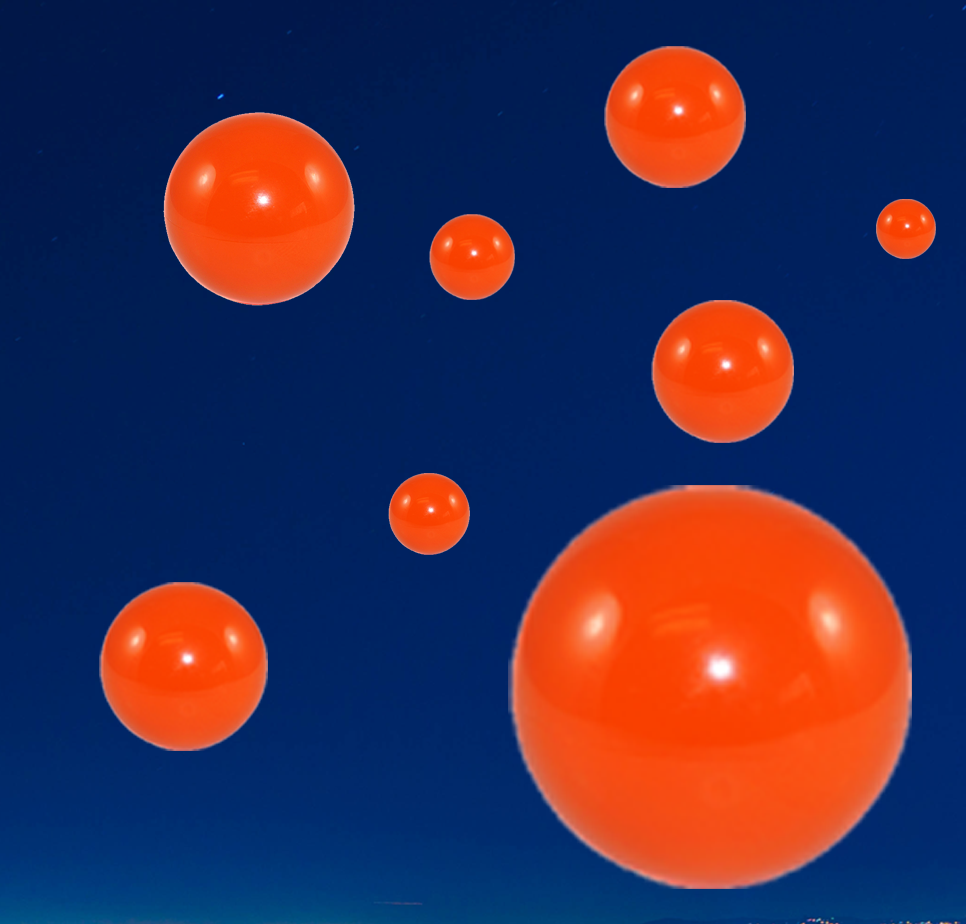
#> input picture orangeball/image_many.png, 966 x 924 px
$ python main.py
#> lines starting #> are read from the running program, lines starting #| are printed output that depends on the picture; after the words box and inside, x2 and y2 are one past the last pixel; in counts of white or black regions, pixels touching at a corner belong together
#!/usr/bin/env python3

import numpy as np
import cv2

image = cv2.imread('image_many.png')
#> image is the input picture: shape (924, 966, 3); mean B, G, R 77.6, 46.5, 61.2
original = image.copy()
image = cv2.cvtColor(image, cv2.COLOR_BGR2HSV)
#> image: shape (924, 966, 3); mean H, S, V 84.5, 246.1, 131.3
lower = np.array([5, 50, 50], dtype = "uint8")
upper = np.array([15, 255, 255], dtype = "uint8")
mask = cv2.inRange(image, lower, upper)
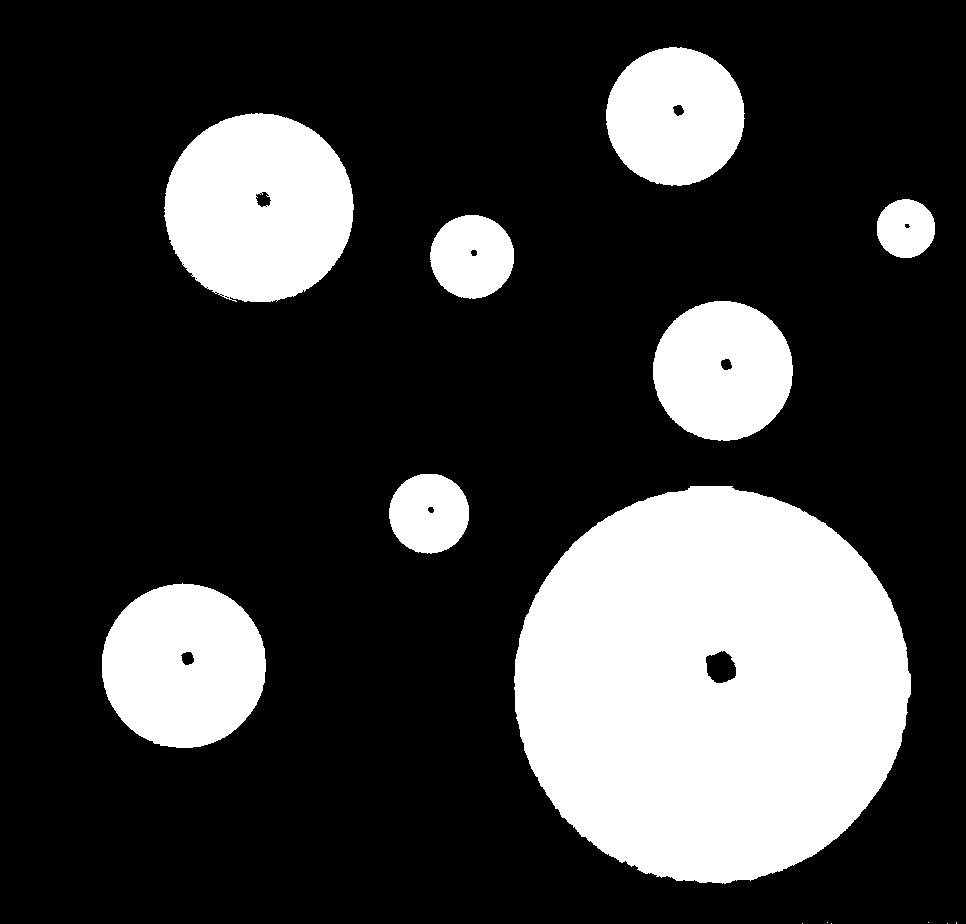
#> mask: shape (924, 966); 24% white; 14 white regions (6 under 20 px)

# Find contours
cnts = cv2.findContours(mask, cv2.RETR_EXTERNAL, cv2.CHAIN_APPROX_SIMPLE)
#> cnts = 14 contours, 6 with area under 20; largest, box (x1, y1, x2, y2) and area: (514, 486, 911, 884) 122202, (164, 113, 354, 302) 27820, (102, 583, 266, 748) 20984, (653, 301, 793, 441) 15159, (606, 47, 745, 186) 14824, (430, 215, 514, 299) 5404, (389, 474, 469, 554) 4919, (877, 199, 935, 258) 2622
# Extract contours depending on OpenCV version
cnts = cnts[0] if len(cnts) == 2 else cnts[1]

# Sort by Area
cntsSorted = sorted(cnts, key = lambda x: cv2.contourArea(x), reverse = True)
#> cntsSorted has the same summary as cnts

############# Edited

cv2.drawContours(original, [cntsSorted[0]], -1, (36, 255, 12), -1)
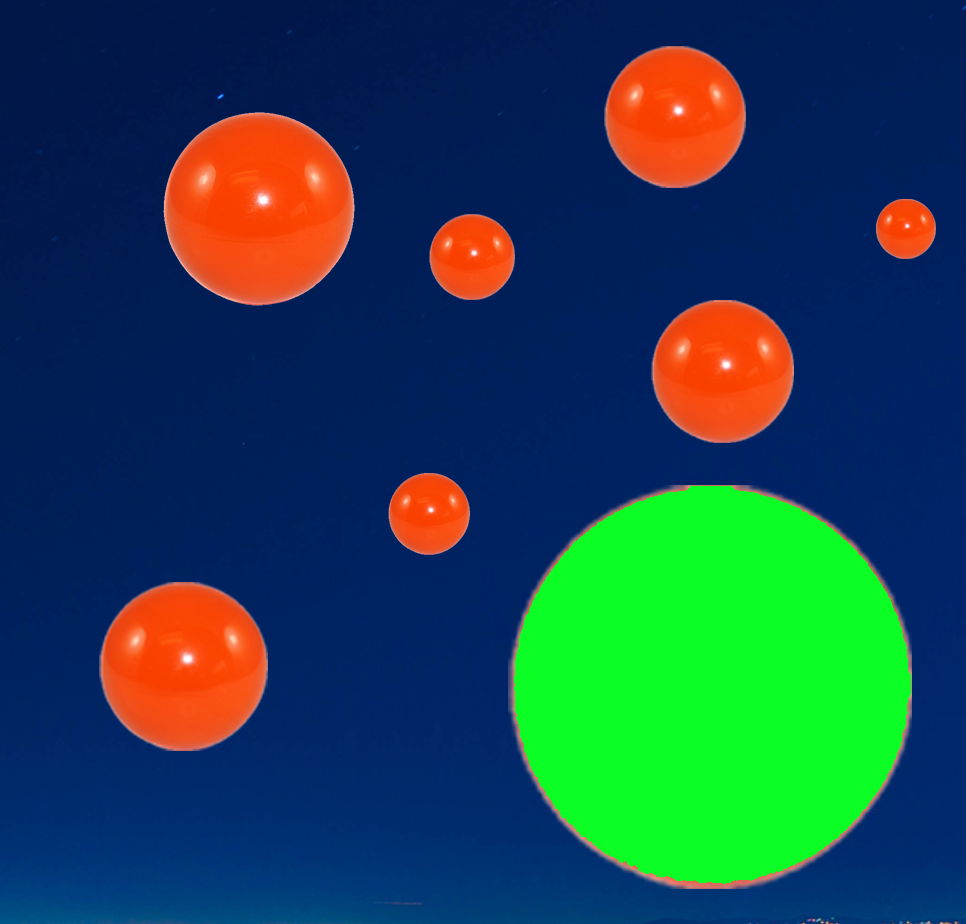
#> original: shape (924, 966, 3); 13.76% of pixels changed, all inside (x1, y1, x2, y2) = (514, 486, 911, 884)
# [21 lines of commented-out code are left out]

cv2.imwrite('mask.png', mask)
cv2.imwrite('original.png', original)
cv2.waitKey()

$ run again, with orangeball/image.png copied over orangeball/image_many.png
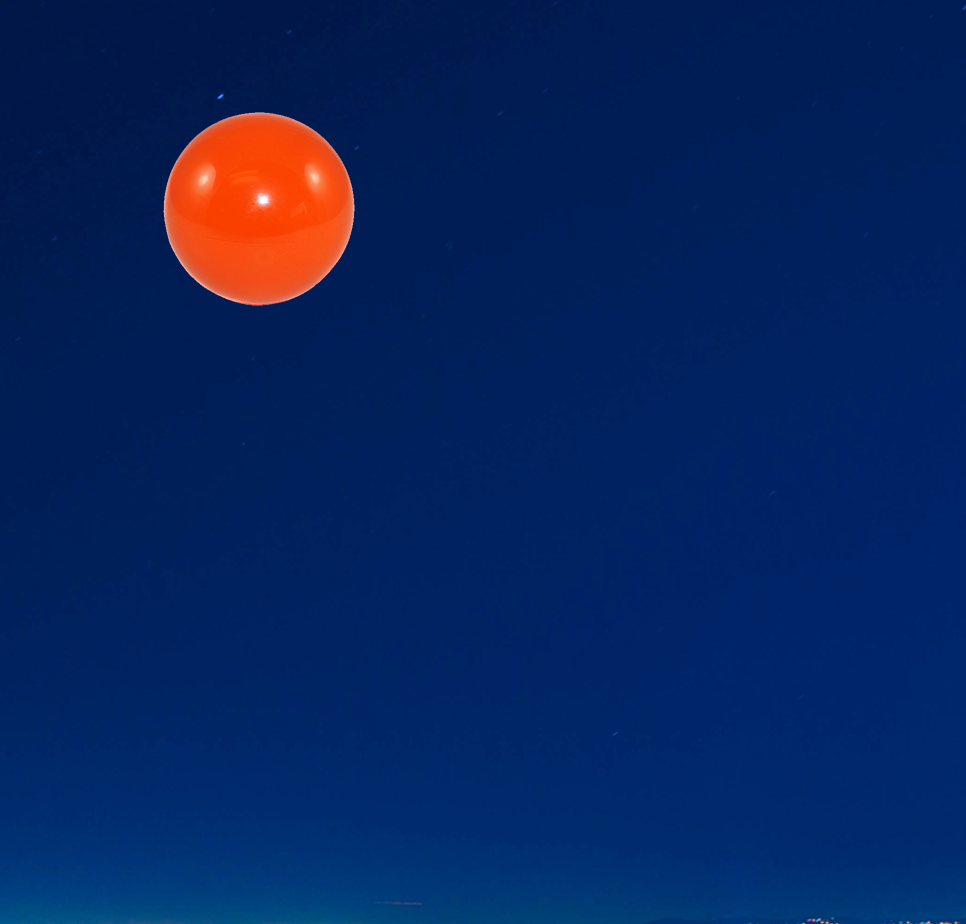
#> input picture orangeball/image.png, 966 x 924 px
#> image is the input picture: shape (924, 966, 3); mean B, G, R 93.5, 36.6, 8.1
#> image: shape (924, 966, 3); mean H, S, V 106, 253.4, 100.5
#> `mask = cv2.inRange(image, lower, upper)`:
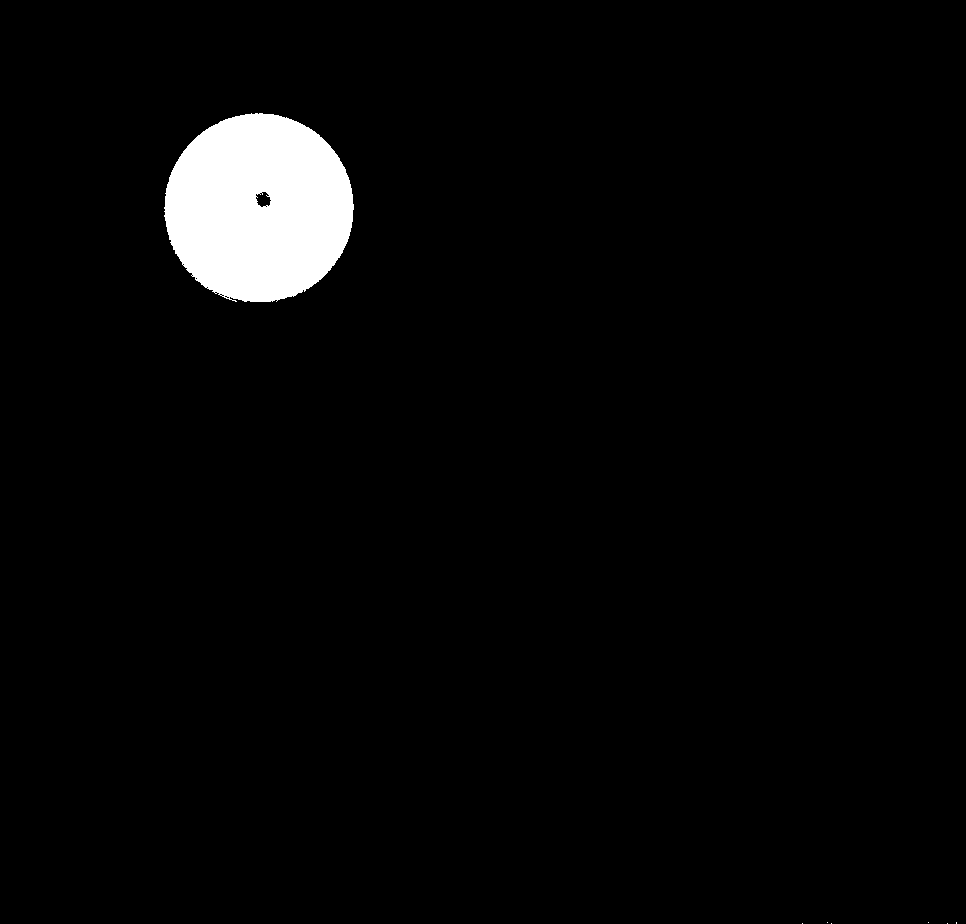
#> mask: shape (924, 966); 3.1% white; 7 white regions (6 under 20 px)
#> cnts = 7 contours, 6 with area under 20; largest, box (x1, y1, x2, y2) and area: (164, 113, 354, 302) 27820
#> cntsSorted has the same summary as cnts
#> `cv2.drawContours(original, [cntsSorted[0]], -1, (36, 255, 12), -1)`:
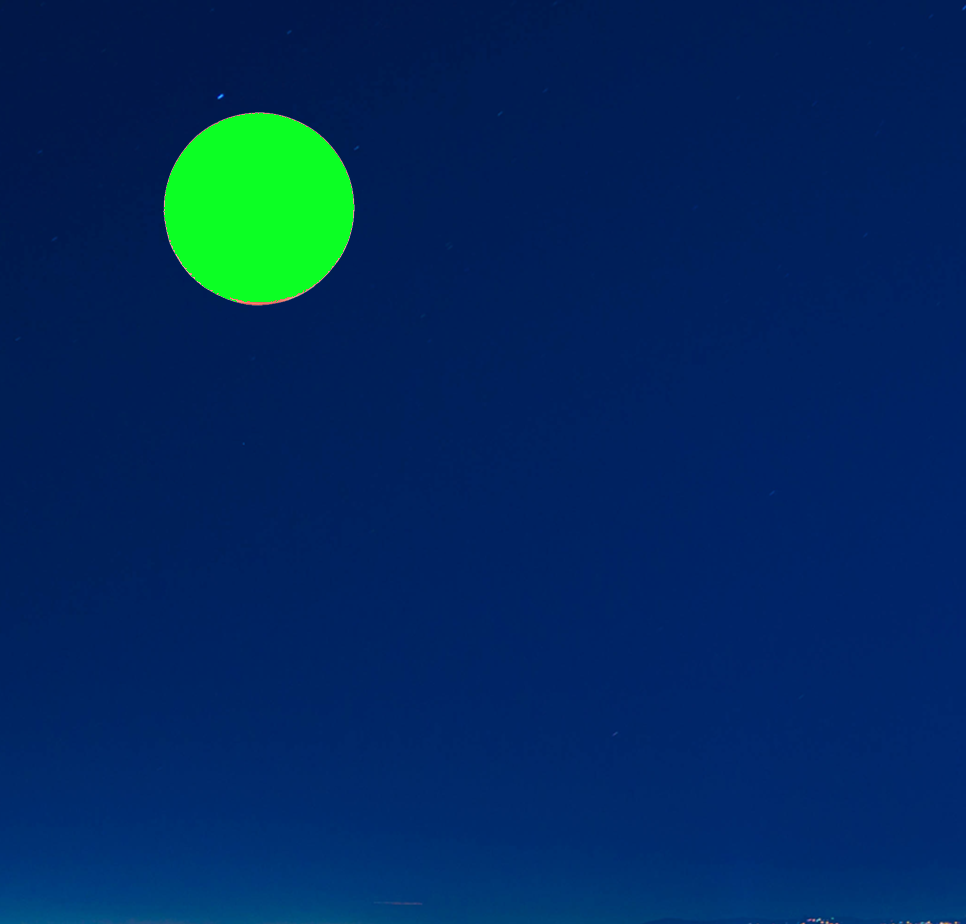
#> original: shape (924, 966, 3); 3.15% of pixels changed, all inside (x1, y1, x2, y2) = (164, 113, 354, 302)
